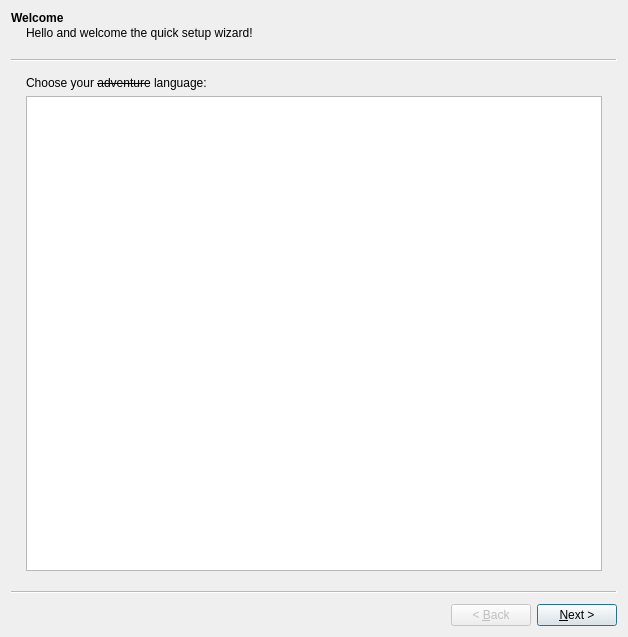
<?xml version="1.0" encoding="UTF-8"?>
<ui version="4.0">
 <class>SetupWizard</class>
 <widget class="QWizard" name="SetupWizard">
  <property name="geometry">
   <rect>
    <x>0</x>
    <y>0</y>
    <width>628</width>
    <height>637</height>
   </rect>
  </property>
  <property name="windowTitle">
   <string>MultiMC Quick Setup</string>
  </property>
  <property name="options">
   <set>QWizard::NoCancelButton</set>
  </property>
  <widget class="QWizardPage" name="welcomePage">
   <property name="title">
    <string>Welcome</string>
   </property>
   <property name="subTitle">
    <string>Hello and welcome the quick setup wizard!</string>
   </property>
   <attribute name="pageId">
    <string notr="true">Page::Language</string>
   </attribute>
   <layout class="QVBoxLayout" name="verticalLayout">
    <item>
     <widget class="QLabel" name="label">
      <property name="text">
       <string>&lt;html&gt;&lt;head/&gt;&lt;body&gt;&lt;p&gt;Choose your &lt;s&gt;adventure&lt;/s&gt; language:&lt;/p&gt;&lt;/body&gt;&lt;/html&gt;</string>
      </property>
     </widget>
    </item>
    <item>
     <widget class="QListView" name="languageView"/>
    </item>
   </layout>
  </widget>
  <widget class="QWizardPage" name="javaPage">
   <property name="title">
    <string>Java</string>
   </property>
   <property name="subTitle">
    <string>Your java settings need attention!</string>
   </property>
   <attribute name="pageId">
    <string notr="true">Page::Java</string>
   </attribute>
   <layout class="QVBoxLayout" name="verticalLayout_2">
    <item>
     <widget class="QGroupBox" name="javaSettingsGroupBox">
      <property name="title">
       <string>Java Runtime</string>
      </property>
      <layout class="QGridLayout" name="gridLayout_3">
       <item row="4" column="1">
        <widget class="QTreeView" name="javaView"/>
       </item>
      </layout>
     </widget>
    </item>
    <item>
     <widget class="QGroupBox" name="memoryGroupBox">
      <property name="title">
       <string>Memory</string>
      </property>
      <layout class="QGridLayout" name="gridLayout_2">
       <item row="1" column="1">
        <widget class="QSpinBox" name="maxMemSpinBox">
         <property name="toolTip">
          <string>The maximum amount of memory Minecraft is allowed to use.</string>
         </property>
         <property name="suffix">
          <string notr="true"> MB</string>
         </property>
         <property name="minimum">
          <number>512</number>
         </property>
         <property name="maximum">
          <number>65536</number>
         </property>
         <property name="singleStep">
          <number>128</number>
         </property>
         <property name="value">
          <number>1024</number>
         </property>
        </widget>
       </item>
       <item row="0" column="0">
        <widget class="QLabel" name="labelMinMem">
         <property name="text">
          <string>Minimum memory allocation:</string>
         </property>
        </widget>
       </item>
       <item row="1" column="0">
        <widget class="QLabel" name="labelMaxMem">
         <property name="text">
          <string>Maximum memory allocation:</string>
         </property>
        </widget>
       </item>
       <item row="2" column="0">
        <widget class="QLabel" name="labelPermGen">
         <property name="text">
          <string notr="true">PermGen:</string>
         </property>
        </widget>
       </item>
       <item row="2" column="1">
        <widget class="QSpinBox" name="permGenSpinBox">
         <property name="toolTip">
          <string>The amount of memory available to store loaded Java classes.</string>
         </property>
         <property name="suffix">
          <string notr="true"> MB</string>
         </property>
         <property name="minimum">
          <number>64</number>
         </property>
         <property name="maximum">
          <number>999999999</number>
         </property>
         <property name="singleStep">
          <number>8</number>
         </property>
         <property name="value">
          <number>64</number>
         </property>
        </widget>
       </item>
       <item row="0" column="1">
        <widget class="QSpinBox" name="minMemSpinBox">
         <property name="toolTip">
          <string>The amount of memory Minecraft is started with.</string>
         </property>
         <property name="suffix">
          <string notr="true"> MB</string>
         </property>
         <property name="minimum">
          <number>256</number>
         </property>
         <property name="maximum">
          <number>65536</number>
         </property>
         <property name="singleStep">
          <number>128</number>
         </property>
         <property name="value">
          <number>256</number>
         </property>
        </widget>
       </item>
      </layout>
     </widget>
    </item>
   </layout>
  </widget>
  <widget class="QWizardPage" name="analyticsPage">
   <property name="title">
    <string>Analytics</string>
   </property>
   <property name="subTitle">
    <string>We track some anonymous statistics about users.</string>
   </property>
   <attribute name="pageId">
    <string notr="true">Page::Analytics</string>
   </attribute>
   <layout class="QVBoxLayout" name="verticalLayout_3">
    <item>
     <widget class="QScrollArea" name="scrollArea">
      <property name="horizontalScrollBarPolicy">
       <enum>Qt::ScrollBarAlwaysOff</enum>
      </property>
      <property name="sizeAdjustPolicy">
       <enum>QAbstractScrollArea::AdjustToContentsOnFirstShow</enum>
      </property>
      <property name="widgetResizable">
       <bool>true</bool>
      </property>
      <property name="alignment">
       <set>Qt::AlignLeading|Qt::AlignLeft|Qt::AlignTop</set>
      </property>
      <widget class="QWidget" name="scrollAreaWidgetContents">
       <property name="geometry">
        <rect>
         <x>0</x>
         <y>0</y>
         <width>592</width>
         <height>477</height>
        </rect>
       </property>
       <layout class="QVBoxLayout" name="verticalLayout_4">
        <item>
         <widget class="QLabel" name="label_5">
          <property name="text">
           <string>&lt;html&gt;&lt;head/&gt;&lt;body&gt;
&lt;p&gt;MultiMC sends anonymous usage statistics on every start of the application. This helps us decide what platforms and issues to focus on.&lt;/p&gt;
&lt;p&gt;The data is processed by Google Analytics, see their &lt;a href=&quot;https://support.google.com/analytics/answer/6004245?hl=en&quot;&gt;article on the matter&lt;/a&gt;.&lt;/p&gt;
&lt;p&gt;The following data is collected:&lt;/p&gt;
&lt;ul&gt;
&lt;li&gt;A random unique ID of the MultiMC installation.&lt;br /&gt;It is stored in the application settings (multimc.cfg).&lt;/li&gt;
&lt;li&gt;Anonymized IP address.&lt;br /&gt;Last octet is set to 0 by Google and not stored.&lt;/li&gt;
&lt;li&gt;MultiMC version.&lt;/li&gt;
&lt;li&gt;Operating system name, version and architecture.&lt;/li&gt;
&lt;li&gt;CPU architecture (kernel architecture on linux).&lt;/li&gt;
&lt;li&gt;Size of system memory.&lt;/li&gt;
&lt;li&gt;Java version, architecture and memory settings.&lt;/li&gt;
&lt;/ul&gt;
&lt;p&gt;The analytics will activate on next start, unless you disable them in the settings.&lt;/p&gt;
&lt;p&gt;If we change the tracked information, analytics won't be active for the first run and you will see this page again.&lt;/p&gt;
&lt;/body&gt;&lt;/html&gt;</string>
          </property>
          <property name="scaledContents">
           <bool>true</bool>
          </property>
          <property name="alignment">
           <set>Qt::AlignLeading|Qt::AlignLeft|Qt::AlignTop</set>
          </property>
          <property name="wordWrap">
           <bool>true</bool>
          </property>
          <property name="openExternalLinks">
           <bool>true</bool>
          </property>
         </widget>
        </item>
       </layout>
      </widget>
     </widget>
    </item>
   </layout>
  </widget>
  <widget class="QWizardPage" name="themePage">
   <property name="title">
    <string>Themes and icons</string>
   </property>
   <property name="subTitle">
    <string>Change how things look.</string>
   </property>
   <attribute name="pageId">
    <string notr="true">Page::Themes</string>
   </attribute>
   <widget class="QLabel" name="label_2">
    <property name="geometry">
     <rect>
      <x>230</x>
      <y>70</y>
      <width>151</width>
      <height>71</height>
     </rect>
    </property>
    <property name="text">
     <string>Put stuff here.</string>
    </property>
   </widget>
  </widget>
  <widget class="QWizardPage" name="accountsPage">
   <property name="title">
    <string>Minecraft accounts</string>
   </property>
   <property name="subTitle">
    <string>Add your account - or accounts.</string>
   </property>
   <attribute name="pageId">
    <string notr="true">Page::Accounts</string>
   </attribute>
   <widget class="QLabel" name="label_3">
    <property name="geometry">
     <rect>
      <x>60</x>
      <y>60</y>
      <width>311</width>
      <height>131</height>
     </rect>
    </property>
    <property name="text">
     <string>Put existing accounts page here.</string>
    </property>
   </widget>
  </widget>
 </widget>
 <resources/>
 <connections/>
</ui>
